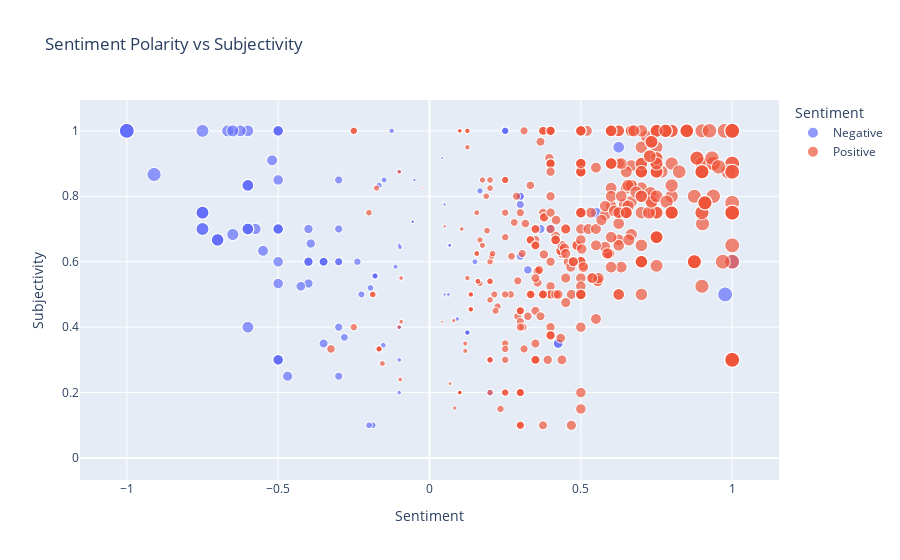

Notebook source saved alongside this figure:
### Markdown cell above
## Sentiment

Another way to look at the data is to see how different words factor into the overall sentiment of a review.  There are different ways to do this, but one way is by using the textblob library (Python has tons of NLP libraries) to compute the sentiment of each review.  Sentiment can be positive (a positive value), negative (a negative value) or neutral (a value at or near 0).  

Interestingly, the sentiment calculated by textblob doesn't align perfectly (though it does generally match up) with the positive/negative label given in the data.  

Let's look at the sentiment vs subjectivity color coded by the sentiment label in the dataset.

### Code cell
#%pip install textblob
import warnings
warnings.filterwarnings("ignore", category=FutureWarning)
from textblob import TextBlob
import plotly.express as px

# Sentiment calculations
df['calc_sentiment'] = df['Review Title'].apply(lambda x: TextBlob(x).sentiment.polarity)
df['subjectivity'] = df['Review Title'].apply(lambda x: TextBlob(x).sentiment.subjectivity)
df['abs_sentiment'] = df['calc_sentiment'].abs()

# Optional: Make sentiment a category to suppress warning
df['Sentiment'] = df['Sentiment'].astype(str)

# Plot
fig = px.scatter(
    df, 
    x='calc_sentiment', 
    y='subjectivity', 
    hover_data=['Review Title'],
    color='Sentiment',
    size='abs_sentiment',
    size_max=15,
    title='Sentiment Polarity vs Subjectivity',
    hover_name='Restaurant Name',
    labels={'sentiment': 'Sentiment Polarity', 'subjectivity': 'Subjectivity'}
)

fig.update_layout(xaxis_title='Sentiment', height=500)
fig.show()

### Figure 1 — Plotly figure (JSON) as saved in the notebook; plotly's stock layout.template omitted (floating-point values rounded to 4 significant figures; data arrays with more than 128 entries replaced by an {"elided": "..."} marker saying what was removed)
{"data": [{"customdata": {"elided": "265x1 str values"}, "hovertemplate": "<b>%{hovertext}</b><br><br>Sentiment=Negative<br>calc_sentiment=%{x}<br>Subjectivity=%{y}<br>abs_sentiment=%{marker.size}<br>Review Title=%{customdata[0]}<extra></extra>", "hovertext": {"elided": "265 str values"}, "legendgroup": "Negative", "marker": {"color": "#636efa", "size": {"elided": "265 float values"}, "sizemode": "area", "sizeref": 0.004444, "symbol": "circle"}, "mode": "markers", "name": "Negative", "showlegend": true, "type": "scattergl", "x": {"elided": "265 float values"}, "xaxis": "x", "y": {"elided": "265 float values"}, "yaxis": "y"}, {"customdata": {"elided": "1237x1 str values"}, "hovertemplate": "<b>%{hovertext}</b><br><br>Sentiment=Positive<br>calc_sentiment=%{x}<br>Subjectivity=%{y}<br>abs_sentiment=%{marker.size}<br>Review Title=%{customdata[0]}<extra></extra>", "hovertext": {"elided": "1237 str values"}, "legendgroup": "Positive", "marker": {"color": "#EF553B", "size": {"elided": "1237 float values"}, "sizemode": "area", "sizeref": 0.004444, "symbol": "circle"}, "mode": "markers", "name": "Positive", "showlegend": true, "type": "scattergl", "x": {"elided": "1237 float values"}, "xaxis": "x", "y": {"elided": "1237 float values"}, "yaxis": "y"}], "layout": {"autosize": true, "legend": {"itemsizing": "constant", "title": {"text": "Sentiment"}, "tracegroupgap": 0}, "title": {"text": "Sentiment Polarity vs Subjectivity"}, "xaxis": {"anchor": "y", "autorange": true, "domain": [0, 1], "range": [-1.151, 1.151], "title": {"text": "Sentiment"}, "type": "linear"}, "yaxis": {"anchor": "x", "autorange": true, "domain": [0, 1], "range": [-0.06956, 1.102], "title": {"text": "Subjectivity"}, "type": "linear"}}}
